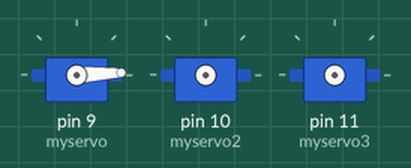
Recording of a sketch running on a simulated Arduino Uno, built with avr-gcc and run on an emulated ATmega328P. Parts: 3 × servo.

Above: at 0.05 s.
At 1.5 s:
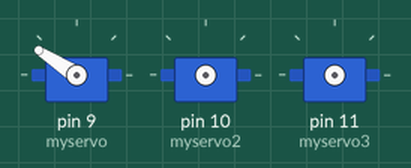
At 2.95 s:
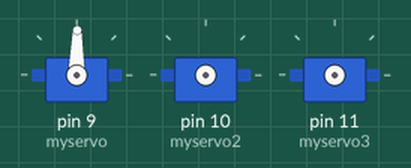
At 5.9 s:
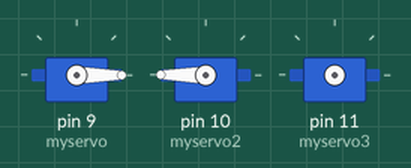
At 8.85 s:
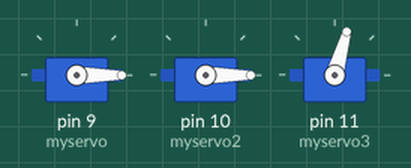
At 11.8 s:
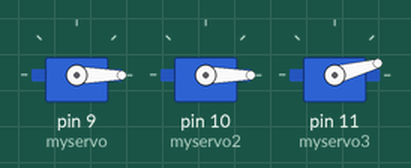
Timing chart, 0 to 15.8 s (numbered marks = the images above):
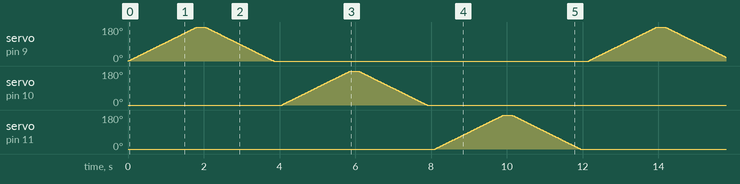

The sketch:

Servo_Multiple_Access.ino
```cpp
/*----------------Servo_Multiple_Access-------------------*/
/*-------------Source Code by---------------------------*/
/*------Modified & Adapted by Habib.m @Hab_mz-----------*/
/*-----------------------V1.0---------------------------*/

#include <Servo.h>
Servo myservo3;
Servo myservo2;
Servo myservo;
int pos3;
int pos2;
int pos;

int spd = 10;
int dly = 200;
int sw = 200;

void setup() {
}

void loop() {
/*---------------servo1----------------*/
 myservo.attach(9);
  for (pos = 0; pos <= 180; pos += 1) {
    myservo.write(pos);
    delay(spd);
  }
 delay(dly);
   for (pos = 180; pos >= 0; pos -= 1) {
     myservo.write(pos);
     delay(spd);
   }
 myservo.detach();
  delay(sw);
/*---------------servo2----------------*/
 myservo2.attach(10);
  for (pos2 = 0; pos2 <= 180; pos2 += 1) {
    myservo2.write(pos2);
    delay(spd);
  }
 delay(dly);
   for (pos2 = 180; pos2 >= 0; pos2 -= 1) {
     myservo2.write(pos2);
     delay(spd);
   }
 myservo2.detach();
  delay(sw);
/*---------------servo3----------------*/
 myservo3.attach(11);
  for (pos3 = 0; pos3 <= 180; pos3 += 1) {
    myservo3.write(pos3);
    delay(spd);
  }
 delay(dly);
   for (pos3 = 180; pos3 >= 0; pos3 -= 1) {
     myservo3.write(pos3);
     delay(spd);
   }
 myservo3.detach();
  delay(sw);
}
```
